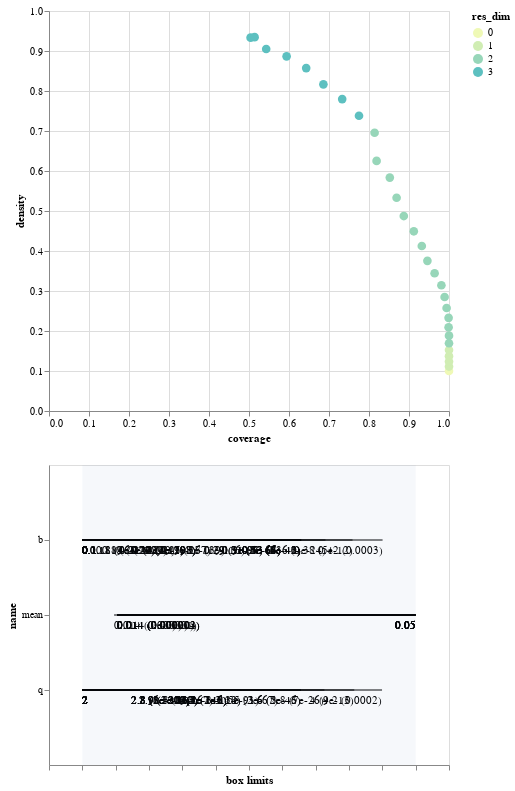

Notebook code for this chart:
### Code cell
box1.inspect_tradeoff()

### Figure 1 — Vega-Lite specification as saved in the notebook (floating-point values rounded to 4 significant figures)
{"$schema": "https://vega.github.io/schema/vega-lite/v3.4.0.json", "config": {"mark": {"tooltip": null}, "view": {"height": 300, "width": 400}}, "datasets": {"data-9852c984ea9f0b9078c5a6a089492dd0": [{"coverage": 1, "density": 0.1, "id": 0, "mass": 1, "mean": 0.1, "res_dim": 0}, {"coverage": 1, "density": 0.1111, "id": 1, "mass": 0.9, "mean": 0.1111, "res_dim": 1}, {"coverage": 1, "density": 0.1235, "id": 2, "mass": 0.81, "mean": 0.1235, "res_dim": 1}, {"coverage": 1, "density": 0.1372, "id": 3, "mass": 0.729, "mean": 0.1372, "res_dim": 1}, {"coverage": 1, "density": 0.1524, "id": 4, "mass": 0.656, "mean": 0.1524, "res_dim": 1}, {"coverage": 1, "density": 0.1695, "id": 5, "mass": 0.59, "mean": 0.1695, "res_dim": 2}, {"coverage": 1, "density": 0.1883, "id": 6, "mass": 0.531, "mean": 0.1883, "res_dim": 2}, {"coverage": 0.999, "density": 0.2094, "id": 7, "mass": 0.477, "mean": 0.2094, "res_dim": 2}, {"coverage": 0.999, "density": 0.2329, "id": 8, "mass": 0.429, "mean": 0.2329, "res_dim": 2}, {"coverage": 0.994, "density": 0.2575, "id": 9, "mass": 0.386, "mean": 0.2575, "res_dim": 2}, {"coverage": 0.989, "density": 0.285, "id": 10, "mass": 0.347, "mean": 0.285, "res_dim": 2}, {"coverage": 0.981, "density": 0.3144, "id": 11, "mass": 0.312, "mean": 0.3144, "res_dim": 2}, {"coverage": 0.964, "density": 0.3443, "id": 12, "mass": 0.28, "mean": 0.3443, "res_dim": 2}, {"coverage": 0.946, "density": 0.3754, "id": 13, "mass": 0.252, "mean": 0.3754, "res_dim": 2}, {"coverage": 0.932, "density": 0.4124, "id": 14, "mass": 0.226, "mean": 0.4124, "res_dim": 2}, {"coverage": 0.912, "density": 0.4493, "id": 15, "mass": 0.203, "mean": 0.4493, "res_dim": 2}, {"coverage": 0.887, "density": 0.4874, "id": 16, "mass": 0.182, "mean": 0.4874, "res_dim": 2}, {"coverage": 0.869, "density": 0.5331, "id": 17, "mass": 0.163, "mean": 0.5331, "res_dim": 2}, {"coverage": 0.852, "density": 0.5836, "id": 18, "mass": 0.146, "mean": 0.5836, "res_dim": 2}, {"coverage": 0.819, "density": 0.6252, "id": 19, "mass": 0.131, "mean": 0.6252, "res_dim": 2}, {"coverage": 0.814, "density": 0.6957, "id": 20, "mass": 0.117, "mean": 0.6957, "res_dim": 2}, {"coverage": 0.775, "density": 0.7381, "id": 21, "mass": 0.105, "mean": 0.7381, "res_dim": 3}, {"coverage": 0.733, "density": 0.7798, "id": 22, "mass": 0.094, "mean": 0.7798, "res_dim": 3}, {"coverage": 0.686, "density": 0.8167, "id": 23, "mass": 0.084, "mean": 0.8167, "res_dim": 3}, {"coverage": 0.643, "density": 0.8573, "id": 24, "mass": 0.075, "mean": 0.8573, "res_dim": 3}, {"coverage": 0.594, "density": 0.8866, "id": 25, "mass": 0.067, "mean": 0.8866, "res_dim": 3}, {"coverage": 0.543, "density": 0.905, "id": 26, "mass": 0.06, "mean": 0.905, "res_dim": 3}, {"coverage": 0.504, "density": 0.9333, "id": 27, "mass": 0.054, "mean": 0.9333, "res_dim": 3}, {"coverage": 0.514, "density": 0.9345, "id": 28, "mass": 0.055, "mean": 0.9345, "res_dim": 3}], "data-9ea784abc814ca49041ff2011337129d": [{"id": 1, "maximum": 0.4497, "minimum": 0.1001, "name": "b", "qp_lower": -1, "qp_upper": 0.0002845, "x1": 0.1001, "x2": 0.415}, {"id": 2, "maximum": 0.4497, "minimum": 0.1001, "name": "b", "qp_lower": -1, "qp_upper": 5.165e-12, "x1": 0.1001, "x2": 0.3835}, {"id": 3, "maximum": 0.4497, "minimum": 0.1001, "name": "b", "qp_lower": -1, "qp_upper": 4.046e-24, "x1": 0.1001, "x2": 0.3552}, {"id": 4, "maximum": 0.4497, "minimum": 0.1001, "name": "b", "qp_lower": -1, "qp_upper": 2.595e-40, "x1": 0.1001, "x2": 0.3296}, {"id": 5, "maximum": 0.4497, "minimum": 0.1001, "name": "b", "qp_lower": -1, "qp_upper": 8.221e-41, "x1": 0.1001, "x2": 0.3296}, {"id": 5, "maximum": 4.5, "minimum": 2.001, "name": "q", "qp_lower": -1, "qp_upper": 0.0001735, "x1": 2.001, "x2": 4.248}, {"id": 6, "maximum": 0.4497, "minimum": 0.1001, "name": "b", "qp_lower": -1, "qp_upper": 6.304e-43, "x1": 0.1001, "x2": 0.3296}, {"id": 6, "maximum": 4.5, "minimum": 2.001, "name": "q", "qp_lower": -1, "qp_upper": 9.009e-13, "x1": 2.001, "x2": 4.039}, {"id": 7, "maximum": 0.4497, "minimum": 0.1001, "name": "b", "qp_lower": -1, "qp_upper": 5.514e-42, "x1": 0.1001, "x2": 0.3296}, {"id": 7, "maximum": 4.5, "minimum": 2.001, "name": "q", "qp_lower": -1, "qp_upper": 6.872e-26, "x1": 2.001, "x2": 3.815}, {"id": 8, "maximum": 0.4497, "minimum": 0.1001, "name": "b", "qp_lower": -1, "qp_upper": 1.103e-43, "x1": 0.1001, "x2": 0.3296}, {"id": 8, "maximum": 4.5, "minimum": 2.001, "name": "q", "qp_lower": -1, "qp_upper": 1.66e-43, "x1": 2.001, "x2": 3.64}, {"id": 9, "maximum": 0.4497, "minimum": 0.1001, "name": "b", "qp_lower": -1, "qp_upper": 4.803e-64, "x1": 0.1001, "x2": 0.3087}, {"id": 9, "maximum": 4.5, "minimum": 2.001, "name": "q", "qp_lower": -1, "qp_upper": 5.026e-46, "x1": 2.001, "x2": 3.64}, {"id": 10, "maximum": 0.4497, "minimum": 0.1001, "name": "b", "qp_lower": -1, "qp_upper": 1.033e-64, "x1": 0.1001, "x2": 0.3087}, {"id": 10, "maximum": 4.5, "minimum": 2.001, "name": "q", "qp_lower": -1, "qp_upper": 2.266e-67, "x1": 2.001, "x2": 3.471}, {"id": 11, "maximum": 0.4497, "minimum": 0.1001, "name": "b", "qp_lower": -1, "qp_upper": 2.295e-66, "x1": 0.1001, "x2": 0.3087}, {"id": 11, "maximum": 4.5, "minimum": 2.001, "name": "q", "qp_lower": -1, "qp_upper": 5.216e-91, "x1": 2.001, "x2": 3.326}, {"id": 12, "maximum": 0.4497, "minimum": 0.1001, "name": "b", "qp_lower": -1, "qp_upper": 3.309e-67, "x1": 0.1001, "x2": 0.3087}, {"id": 12, "maximum": 4.5, "minimum": 2.001, "name": "q", "qp_lower": -1, "qp_upper": 1.78e-114, "x1": 2.001, "x2": 3.189}, {"id": 13, "maximum": 0.4497, "minimum": 0.1001, "name": "b", "qp_lower": -1, "qp_upper": 1.436e-87, "x1": 0.1001, "x2": 0.2895}, {"id": 13, "maximum": 4.5, "minimum": 2.001, "name": "q", "qp_lower": -1, "qp_upper": 7.378e-118, "x1": 2.001, "x2": 3.189}, {"id": 14, "maximum": 0.4497, "minimum": 0.1001, "name": "b", "qp_lower": -1, "qp_upper": 9.299e-94, "x1": 0.1001, "x2": 0.2895}, {"id": 14, "maximum": 4.5, "minimum": 2.001, "name": "q", "qp_lower": -1, "qp_upper": 2.719e-145, "x1": 2.001, "x2": 3.088}, {"id": 15, "maximum": 0.4497, "minimum": 0.1001, "name": "b", "qp_lower": -1, "qp_upper": 1.219e-116, "x1": 0.1001, "x2": 0.2704}, {"id": 15, "maximum": 4.5, "minimum": 2.001, "name": "q", "qp_lower": -1, "qp_upper": 1.916e-146, "x1": 2.001, "x2": 3.088}, {"id": 16, "maximum": 0.4497, "minimum": 0.1001, "name": "b", "qp_lower": -1, "qp_upper": 3.405e-139, "x1": 0.1001, "x2": 0.2498}, {"id": 16, "maximum": 4.5, "minimum": 2.001, "name": "q", "qp_lower": -1, "qp_upper": 2.057e-141, "x1": 2.001, "x2": 3.088}, {"id": 17, "maximum": 0.4497, "minimum": 0.1001, "name": "b", "qp_lower": -1, "qp_upper": 2.498e-167, "x1": 0.1001, "x2": 0.2353}, {"id": 17, "maximum": 4.5, "minimum": 2.001, "name": "q", "qp_lower": -1, "qp_upper": 3.707e-146, "x1": 2.001, "x2": 3.088}, {"id": 18, "maximum": 0.4497, "minimum": 0.1001, "name": "b", "qp_lower": -1, "qp_upper": 3.543e-198, "x1": 0.1001, "x2": 0.2197}, {"id": 18, "maximum": 4.5, "minimum": 2.001, "name": "q", "qp_lower": -1, "qp_upper": 3.362e-147, "x1": 2.001, "x2": 3.088}, {"id": 19, "maximum": 0.4497, "minimum": 0.1001, "name": "b", "qp_lower": -1, "qp_upper": 1.161e-198, "x1": 0.1001, "x2": 0.2197}, {"id": 19, "maximum": 4.5, "minimum": 2.001, "name": "q", "qp_lower": -1, "qp_upper": 7.766e-167, "x1": 2.001, "x2": 2.982}, {"id": 20, "maximum": 0.4497, "minimum": 0.1001, "name": "b", "qp_lower": -1, "qp_upper": 4.407e-207, "x1": 0.1001, "x2": 0.2197}, {"id": 20, "maximum": 4.5, "minimum": 2.001, "name": "q", "qp_lower": -1, "qp_upper": 3.429e-210, "x1": 2.001, "x2": 2.865}, {"id": 21, "maximum": 0.4497, "minimum": 0.1001, "name": "b", "qp_lower": -1, "qp_upper": 3.009e-203, "x1": 0.1001, "x2": 0.2197}, {"id": 21, "maximum": 0.05, "minimum": 0.01, "name": "mean", "qp_lower": 0.001407, "qp_upper": -1, "x1": 0.01418, "x2": 0.05}, {"id": 21, "maximum": 4.5, "minimum": 2.001, "name": "q", "qp_lower": -1, "qp_upper": 1.475e-217, "x1": 2.001, "x2": 2.865}, {"id": 22, "maximum": 0.4497, "minimum": 0.1001, "name": "b", "qp_lower": -1, "qp_upper": 2.103e-217, "x1": 0.1001, "x2": 0.2071}, {"id": 22, "maximum": 0.05, "minimum": 0.01, "name": "mean", "qp_lower": 0.0001701, "qp_upper": -1, "x1": 0.01418, "x2": 0.05}, {"id": 22, "maximum": 4.5, "minimum": 2.001, "name": "q", "qp_lower": -1, "qp_upper": 1.961e-213, "x1": 2.001, "x2": 2.865}, {"id": 23, "maximum": 0.4497, "minimum": 0.1001, "name": "b", "qp_lower": -1, "qp_upper": 2.797e-219, "x1": 0.1001, "x2": 0.2071}, {"id": 23, "maximum": 0.05, "minimum": 0.01, "name": "mean", "qp_lower": 1.183e-05, "qp_upper": -1, "x1": 0.01418, "x2": 0.05}, {"id": 23, "maximum": 4.5, "minimum": 2.001, "name": "q", "qp_lower": -1, "qp_upper": 1.362e-221, "x1": 2.001, "x2": 2.807}, {"id": 24, "maximum": 0.4497, "minimum": 0.1001, "name": "b", "qp_lower": -1, "qp_upper": 1.807e-229, "x1": 0.1001, "x2": 0.1972}, {"id": 24, "maximum": 0.05, "minimum": 0.01, "name": "mean", "qp_lower": 3.653e-06, "qp_upper": -1, "x1": 0.01418, "x2": 0.05}, {"id": 24, "maximum": 4.5, "minimum": 2.001, "name": "q", "qp_lower": -1, "qp_upper": 1.049e-219, "x1": 2.001, "x2": 2.807}, {"id": 25, "maximum": 0.4497, "minimum": 0.1001, "name": "b", "qp_lower": -1, "qp_upper": 4.496e-229, "x1": 0.1001, "x2": 0.1888}, {"id": 25, "maximum": 0.05, "minimum": 0.01, "name": "mean", "qp_lower": 2.732e-06, "qp_upper": -1, "x1": 0.01418, "x2": 0.05}, {"id": 25, "maximum": 4.5, "minimum": 2.001, "name": "q", "qp_lower": -1, "qp_upper": 6.367e-213, "x1": 2.001, "x2": 2.807}, {"id": 26, "maximum": 0.4497, "minimum": 0.1001, "name": "b", "qp_lower": -1, "qp_upper": 6.428e-220, "x1": 0.1001, "x2": 0.1826}, {"id": 26, "maximum": 0.05, "minimum": 0.01, "name": "mean", "qp_lower": 1.788e-07, "qp_upper": -1, "x1": 0.01418, "x2": 0.05}, {"id": 26, "maximum": 4.5, "minimum": 2.001, "name": "q", "qp_lower": -1, "qp_upper": 2.391e-203, "x1": 2.001, "x2": 2.807}, {"id": 27, "maximum": 0.4497, "minimum": 0.1001, "name": "b", "qp_lower": -1, "qp_upper": 3.792e-220, "x1": 0.1001, "x2": 0.176}, {"id": 27, "maximum": 0.05, "minimum": 0.01, "name": "mean", "qp_lower": 1.989e-06, "qp_upper": -1, "x1": 0.01418, "x2": 0.05}, {"id": 27, "maximum": 4.5, "minimum": 2.001, "name": "q", "qp_lower": -1, "qp_upper": 2.105e-200, "x1": 2.001, "x2": 2.807}, {"id": 28, "maximum": 0.4497, "minimum": 0.1001, "name": "b", "qp_lower": -1, "qp_upper": 4.008e-224, "x1": 0.1001, "x2": 0.176}, {"id": 28, "maximum": 0.05, "minimum": 0.01, "name": "mean", "qp_lower": 9.731e-07, "qp_upper": -1, "x1": 0.01381, "x2": 0.05}, {"id": 28, "maximum": 4.5, "minimum": 2.001, "name": "q", "qp_lower": -1, "qp_upper": 7.577e-204, "x1": 2.001, "x2": 2.807}], "data-bb8d07f6df3d47a6a475317795287b23": [{"end": 1, "start": 0}], "data-d751713988987e9331980363e24189ce": []}, "vconcat": [{"data": {"name": "data-9852c984ea9f0b9078c5a6a089492dd0"}, "encoding": {"color": {"field": "res_dim", "scale": {"range": ["#eff9b6", "#d0edb3", "#97d6b9", "#5dc0c0", "#31a5c2", "#1f80b8", "#2354a3", "#21318d"]}, "type": "ordinal"}, "opacity": {"condition": {"selection": "selector001", "value": 1}, "value": 0.4}, "tooltip": [{"field": "id", "type": "ordinal"}, {"field": "coverage", "format": ".2", "type": "quantitative"}, {"field": "density", "format": ".2", "type": "quantitative"}, {"field": "res_dim", "type": "ordinal"}], "x": {"field": "coverage", "type": "quantitative"}, "y": {"field": "density", "type": "quantitative"}}, "height": 400, "mark": {"size": 75, "type": "circle"}, "selection": {"selector001": {"fields": ["id"], "type": "single"}}, "width": 400}, {"layer": [{"data": {"name": "data-9ea784abc814ca49041ff2011337129d"}, "encoding": {"x": {"axis": {"grid": false, "labels": false, "title": "box limits"}, "field": "x_lower", "scale": {"domain": [0, 1], "padding": 0.1}, "type": "quantitative"}, "x2": {"field": "x_upper"}, "y": {"field": "name", "scale": {"padding": 1}, "type": "nominal"}}, "mark": "rule", "transform": [{"as": "x_lower", "calculate": "(datum.x1-datum.minimum)/(datum.maximum-datum.minimum)"}, {"as": "x_upper", "calculate": "(datum.x2-datum.minimum)/(datum.maximum-datum.minimum)"}, {"filter": {"selection": "selector001"}}], "width": 400}, {"data": {"name": "data-9ea784abc814ca49041ff2011337129d"}, "encoding": {"text": {"field": "text", "type": "ordinal"}, "x": {"axis": {"grid": false, "labels": false, "title": "box limits"}, "field": "x_lower", "scale": {"domain": [0, 1], "padding": 0.1}, "type": "quantitative"}, "x2": {"field": "x_upper"}, "y": {"field": "name", "scale": {"padding": 1}, "type": "nominal"}}, "mark": {"align": "left", "baseline": "top", "dy": 5, "type": "text"}, "transform": [{"as": "x_lower", "calculate": "(datum.x1-datum.minimum)/(datum.maximum-datum.minimum)"}, {"as": "x_upper", "calculate": "(datum.x2-datum.minimum)/(datum.maximum-datum.minimum)"}, {"filter": {"selection": "selector001"}}, {"as": "text", "calculate": "datum.qp_lower>0?format(datum.x1, \".2\")+\" (\"+format(datum.qp_lower, \".1~g\")+\")\" :format(datum.x1, \".2\")"}], "width": 400}, {"data": {"name": "data-9ea784abc814ca49041ff2011337129d"}, "encoding": {"text": {"field": "text", "type": "ordinal"}, "x": {"field": "x_upper", "type": "quantitative"}, "x2": {"field": "x_upper"}, "y": {"field": "name", "scale": {"padding": 1}, "type": "nominal"}}, "mark": {"align": "right", "baseline": "top", "dy": 5, "type": "text"}, "transform": [{"as": "x_lower", "calculate": "(datum.x1-datum.minimum)/(datum.maximum-datum.minimum)"}, {"as": "x_upper", "calculate": "(datum.x2-datum.minimum)/(datum.maximum-datum.minimum)"}, {"filter": {"selection": "selector001"}}, {"as": "text", "calculate": "datum.qp_upper>0?format(datum.x2, \".2\")+\" (\"+format(datum.qp_upper, \".1\")+\")\" :format(datum.x2, \".2\")"}], "width": 400}, {"data": {"name": "data-bb8d07f6df3d47a6a475317795287b23"}, "encoding": {"x": {"field": "start", "type": "quantitative"}, "x2": {"field": "end"}}, "mark": {"opacity": 0.05, "type": "rect"}}, {"data": {"name": "data-d751713988987e9331980363e24189ce"}, "encoding": {"x": {"field": "x", "type": "quantitative"}, "y": {"field": "name", "type": "nominal"}}, "mark": "point", "transform": [{"filter": {"selection": "selector001"}}], "width": 400}, {"data": {"name": "data-d751713988987e9331980363e24189ce"}, "encoding": {"text": {"field": "item", "type": "nominal"}, "x": {"field": "x", "type": "quantitative"}, "y": {"field": "name", "type": "nominal"}}, "mark": {"align": "center", "baseline": "top", "dy": 5, "type": "text"}, "transform": [{"filter": {"selection": "selector001"}}], "width": 400}]}]}
